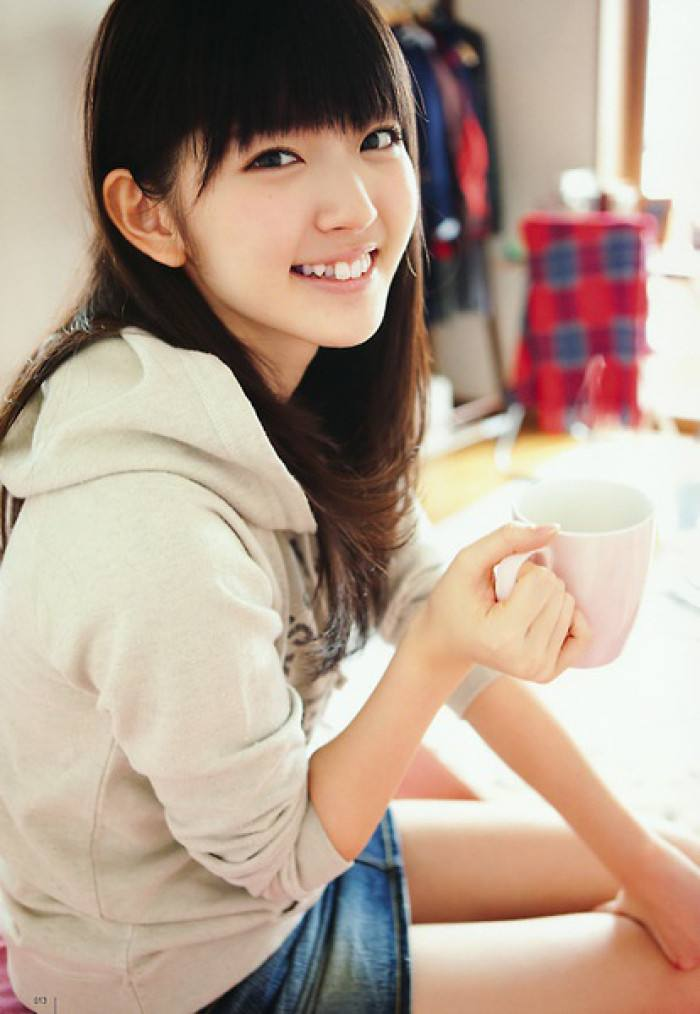
#> input picture opencv学习/timg.jpg, 700 x 1014 px, found by its file name
$ python '02np数组操作.py'
#> lines starting #> are read from the running program, lines starting #| are printed output that depends on the picture

import cv2 as cv
import numpy as np

#改变一些图像
def access_pixels(image):
    print(image.shape)
    #获取图片的高宽和通道数
    height = image.shape[0]
    width = image.shape[1]
    channels = image.shape[2]
    print("width:%s,height:%s,channels:%s"%(width,height,channels))
    for row in range(height):
        for col in range(width):
            for c in range(channels):
                pv = image[row,col,c]
                image[row,col,c] = 255 - pv
    cv.imshow("pixels",image)
    cv.imwrite('D:\\image\\2.png',image)

def inverse(image):
    #像素取反
    dst = cv.bitwise_not(image)
    cv.imshow("new",dst)

#创建新的图像
def create_image():
    #创建400*400的三通道图像
    img = np.zeros([400,400,3],np.uint8)
    cv.imshow("input image",img)
    img[:,:,2]=np.ones([400,400])*200
    cv.imshow("new",img)
    cv.imwrite('D:\\image\\3.png', img)

    ml = np.ones([3,3],np.uint8)
    #填充数组
    ml.fill(122.33)
    print(ml)

    m2 =ml.reshape([1,9])
    print(m2)


print("******************************************")
#读取一张图片
src = cv.imread('D:\\image\\timg.jpg')#blue，green，red
#> src is the input picture: shape (1014, 700, 3); mean B, G, R 143, 158.4, 179.1
print(src)
#> (printed output is left out)
cv.namedWindow("input image",cv.WINDOW_AUTOSIZE)

#cv.imshow("input image",static)
#获取当前cpu转的时间
t1 = cv.getTickCount()
create_image()
#> in create_image, `cv.imshow("new",img)`:
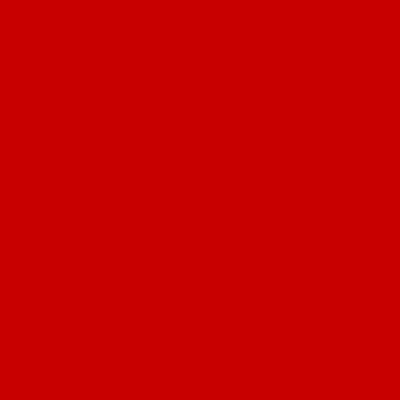
#> window 'new': shape (400, 400, 3); mean B, G, R 0, 0, 200

#access_pixels(static)
t2 = cv.getTickCount()
#cv.getTickFrequency()每秒cpu 转的时间
time = (t2-t1)/cv.getTickFrequency()
print("time:%s"%(time*1000))

#不断刷新图片单位为毫秒，视频时有用
cv.waitKey(0)
#释放所有的内存
cv.destroyAllWindows()
